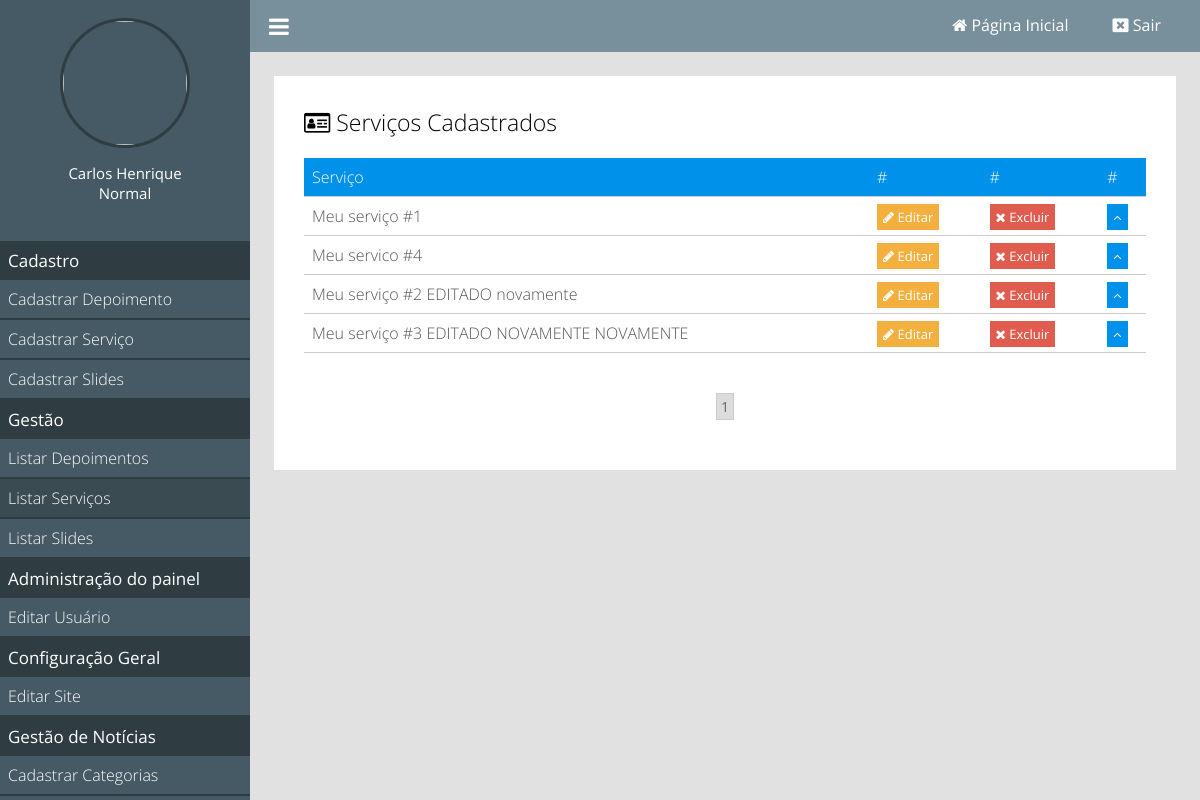
/painel/listar-servicos (signed in), run on the app's committed database.
### classes/MySql.php (called while the page is built)
<?php
	class MySql{
		private static $pdo;
		public static function conectar(){
			if(self::$pdo == null){
				try{
				self::$pdo = new PDO('mysql:host='.HOST.';dbname='.DATABASE,USER,PASSWORD,array(PDO::MYSQL_ATTR_INIT_COMMAND => "SET NAMES utf8"));
				self::$pdo->setAttribute(PDO::ATTR_ERRMODE,PDO::ERRMODE_EXCEPTION);
				}catch(Exception $e){
					echo '<h2>Erro ao conectar</h2>';
				}
			}
			return self::$pdo;
		}
	}
?>

### painel/pages/listar-servicos.php (the view, shortened to what this page needs)
<?php
	$paginaAtual = isset($_GET['pagina']) ? (int)$_GET['pagina'] : 1;
	$porPagina = 4;
	$servicos = Painel::selectAll('tb_site.servicos',($paginaAtual - 1) * $porPagina,$porPagina);
?>
<div class="box-content">
	<h2><i class="fa fa-id-card-o" aria-hidden="true"></i> Serviços Cadastrados</h2>
	<div class="wraper-table">
	<table>
		<tr>
			<td>Serviço</td>
			<td>#</td>
			<td>#</td>
			<td>#</td>
		</tr>
		<?php
			foreach ($servicos as $key => $value) {
		?>
		<tr>
			<td><?php echo $value['servico']; ?></td>
			<td><a class="btn edit" href="<?php echo INCLUDE_PATH_PAINEL ?>editar-servico?id=<?php echo $value['id']; ?>"><i class="fa fa-pencil"></i> Editar</a></td>
			<td><a actionBtn="delete" class="btn delete" href="<?php echo INCLUDE_PATH_PAINEL ?>listar-servicos?excluir=<?php echo $value['id']; ?>"><i class="fa fa-times"></i> Excluir</a></td>
			<td><a class="btn order" href="<?php echo INCLUDE_PATH_PAINEL ?>listar-servicos?order=up&id=<?php echo $value['id'] ?>"><i class="fa fa-angle-up"></i></a></td>
		</tr>
		<?php } ?>
	</table>
	</div>
	<div class="paginacao">
		<?php
			$totalPaginas = ceil(count(Painel::selectAll('tb_site.servicos')) / $porPagina);
			for($i = 1; $i <= $totalPaginas; $i++){
				if($i == $paginaAtual)
					echo '<a class="page-selected" href="'.INCLUDE_PATH_PAINEL.'listar-servicos?pagina='.$i.'">'.$i.'</a>';
				else
					echo '<a href="'.INCLUDE_PATH_PAINEL.'listar-servicos?pagina='.$i.'">'.$i.'</a>';
			}
		?>
	</div>
</div>

### painel/css/style.css (style rules this page uses)
* { margin: 0; padding: 0; box-sizing: border-box; font-family: "Open Sans"; }
html,body { height: 100%; background: rgb(225,225,225); }
body { overflow-x: hidden; }
.box-content { background: white; padding: 30px; margin-bottom: 25px; }
.box-content h2 { font-weight: 300; font-size: 23px; }
.wraper-table { overflow-x: auto; }
table { font-weight: 300; min-width: 900px; margin:20px 0; width: 100%; border-collapse: collapse; }
table tr:nth-of-type(1) { background: #0091ea; color: white; }
table tr { border-bottom: 1px solid #ccc; }
table tr { color: #555; }
table td { padding: 8px; }
table a.btn { font-weight: normal; font-size: 13px; color: white; text-decoration: none; padding: 4px 6px; }
a.btn.edit { background: #F4B03E; }
a.btn.delete { background: #E05C4E; }
a.btn.order { background: #0091ea; }
.paginacao { margin:20px 0; text-align: center; }
.paginacao a { font-size: 14px; margin:0 8px; display: inline-block; padding: 3px 4px; border: 1px solid #ccc; text-decoration: none; color: #666; }
.paginacao a.page-selected { background: rgb(220,220,220); }

### data on the page
tb_site.servicos: servico "Meu serviço #1"
tb_site.servicos: servico "Meu servico #4"
tb_site.servicos: servico "Meu serviço #2 EDITADO novamente"
tb_site.servicos: servico "Meu serviço #3 EDITADO NOVAMENTE NOVAMENTE"

### other printed values
$_SESSION['nome'] "Carlos Henrique"
pegaCargo($_SESSION['cargo']) "Normal"
